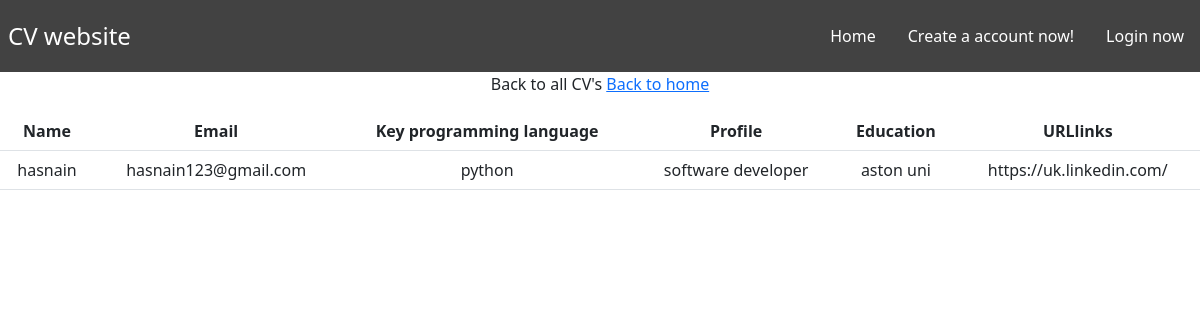
The page /cv_details.php?id=1 on the database its author committed.
### tables this page shows
CREATE TABLE `cvs` (
  `id` bigint(20) UNSIGNED NOT NULL,
  `name` varchar(100) NOT NULL,
  `email` varchar(100) NOT NULL,
  `password` varchar(255) NOT NULL,
  `keyprogramming` varchar(255) DEFAULT NULL,
  `profile` varchar(500) DEFAULT NULL,
  `education` varchar(500) DEFAULT NULL,
  `URLlinks` varchar(500) DEFAULT NULL
);

### cv_details.php (the view, shortened to what this page needs)
<html lang="en">
<head>
    <link href="https://cdn.jsdelivr.net/npm/bootstrap@5.1.3/dist/css/bootstrap.min.css" rel="stylesheet">
    <link href="style.css" rel="stylesheet">
</head>
<body class="body-style">
    <nav class="navbar">
		<div class="brand-title">CV website</div>
		<div class="navbar-links">
			<ul>
            <?php
				if(isset($_SESSION['username'])) {
					echo "<li><a href='index.php'>Home</a></li>";
					echo "<li><a href='update_cv.php'>Update your CV</a></li>";
					echo "<li><a href='logout.php'>Log out</a></li>";
				} else {
					echo "<li><a href='index.php'>Home</a></li>";
					echo "<li><a href='register_form.php'>Create a account now!</a></li>";
					echo "<li><a href='login_form.php'>Login now</a></li>";
				}
			?>
			</ul>
		</div>
	</nav>
    <table cellspacing="0"  cellpadding="5" class="table" >
	<tr><th align='left'><b>Name</b></th>
    <th align='left'><b>Email</b></th>
    <th align='left'><b>Key programming language</b></th></th>
    <th align='left'><b>Profile</b></th></th>
    <th align='left'><b>Education</b></th></th>
    <th align='left'><b>URLlinks</b></th></tr>
    <?php
        require_once ('connectdb.php');
        if(isset($_GET['id'])) {
            $cvID = $_GET['id'];
            $sql = "SELECT * FROM cvs where id = :id";
            $stmt = $db->prepare($sql);
            $stmt->bindparam(':id', $cvID);
            $stmt->execute();
            $result = $stmt->fetch();
        } else {
            echo "Error";
        }
		echo  "<tr><td align='left'>" . $result['name'] . "</td>";
		echo  "<td align='left'>" . $result['email'] . "</td>";
		echo  "<td align='left'>" . $result['keyprogramming'] . "</td>";
		echo  "<td align='left'>" . $result['profile'] . "</td>";
		echo  "<td align='left'>" . $result['education'] . "</td>";
		echo "<td align='left'>". $result['URLlinks'] . "</td>";
    ?>
    <p>Back to all CV's <a href="index.php">Back to home</a></p>
</body>
</html>

### style.css (style rules this page uses)
* { box-sizing: border-box; text-align: center; }
.body-style { margin: 0; padding: 0; }
.navbar { display: flex; justify-content: space-between; align-items: center; background-color: #424242; color: white; }
.brand-title { font-size: 1.5rem; margin: 0.5rem; }
.navbar-links ul { margin: 0; padding: 0; display: flex; }
.navbar-links li { list-style: none; }
.navbar-links li a { text-decoration: none; color: white; padding: 1rem; display: block; }
.table { margin: auto; }

### rows shown on the page
cvs: name "hasnain", email "hasnain123@gmail.com", keyprogramming "python", profile "software developer", education "aston uni", URLlinks "https://uk.linkedin.com/"
